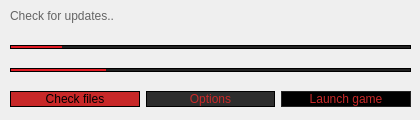
<?xml version="1.0" encoding="UTF-8"?>
<ui version="4.0">
 <class>Updater</class>
 <widget class="QMainWindow" name="Updater">
  <property name="windowModality">
   <enum>Qt::WindowModality::WindowModal</enum>
  </property>
  <property name="geometry">
   <rect>
    <x>0</x>
    <y>0</y>
    <width>420</width>
    <height>120</height>
   </rect>
  </property>
  <property name="minimumSize">
   <size>
    <width>420</width>
    <height>120</height>
   </size>
  </property>
  <property name="maximumSize">
   <size>
    <width>420</width>
    <height>120</height>
   </size>
  </property>
  <property name="windowTitle">
   <string>Updater</string>
  </property>
  <widget class="QWidget" name="centralWidget">
   <widget class="QWidget" name="verticalLayoutWidget">
    <property name="geometry">
     <rect>
      <x>10</x>
      <y>-7</y>
      <width>401</width>
      <height>131</height>
     </rect>
    </property>
    <layout class="QVBoxLayout" name="verticalLayout">
     <item>
      <widget class="QLabel" name="statusLabel">
       <property name="minimumSize">
        <size>
         <width>0</width>
         <height>20</height>
        </size>
       </property>
       <property name="maximumSize">
        <size>
         <width>16777215</width>
         <height>20</height>
        </size>
       </property>
       <property name="styleSheet">
        <string notr="true">color: rgb(100, 100, 100);</string>
       </property>
       <property name="text">
        <string>Check for updates..</string>
       </property>
      </widget>
     </item>
     <item>
      <widget class="QProgressBar" name="downloadProgressBar">
       <property name="minimumSize">
        <size>
         <width>0</width>
         <height>4</height>
        </size>
       </property>
       <property name="maximumSize">
        <size>
         <width>16777215</width>
         <height>4</height>
        </size>
       </property>
       <property name="styleSheet">
        <string notr="true">QProgressBar {
	border: 1px solid #000000;
	background-color: #222222;
}

QProgressBar::chunk {
	background-color: rgb(224, 27, 36);
	width: 1px;
}</string>
       </property>
       <property name="value">
        <number>13</number>
       </property>
       <property name="textVisible">
        <bool>false</bool>
       </property>
      </widget>
     </item>
     <item>
      <widget class="QProgressBar" name="overallProgressBar">
       <property name="minimumSize">
        <size>
         <width>0</width>
         <height>4</height>
        </size>
       </property>
       <property name="maximumSize">
        <size>
         <width>16777215</width>
         <height>4</height>
        </size>
       </property>
       <property name="styleSheet">
        <string notr="true">QProgressBar {
	border: 1px solid #000000;
	background-color: #222222;
}

QProgressBar::chunk {
	background-color: rgb(224, 27, 36);
	width: 1px;
}</string>
       </property>
       <property name="value">
        <number>24</number>
       </property>
       <property name="textVisible">
        <bool>false</bool>
       </property>
      </widget>
     </item>
     <item>
      <layout class="QHBoxLayout" name="horizontalLayout">
       <item>
        <widget class="QPushButton" name="checkButton">
         <property name="styleSheet">
          <string notr="true">QPushButton {
	background-color: #C82828;
	border-radius: 0;
	border: 1px solid #000;
	color: rgb(0, 0, 0);
}

QPushButton:hover {
	background-color: #D82828;
}</string>
         </property>
         <property name="text">
          <string>Check files</string>
         </property>
         <property name="default">
          <bool>true</bool>
         </property>
         <property name="flat">
          <bool>false</bool>
         </property>
        </widget>
       </item>
       <item>
        <widget class="QPushButton" name="optionButton">
         <property name="styleSheet">
          <string notr="true">QPushButton {
	background-color: #2d2d2d;
	border-radius: 0;
	border: 1px solid #000;
	color: #C82828;
}

QPushButton:hover {
	background-color: #3d3d3d;
}</string>
         </property>
         <property name="text">
          <string>Options</string>
         </property>
        </widget>
       </item>
       <item>
        <widget class="QPushButton" name="launchButton">
         <property name="styleSheet">
          <string notr="true">QPushButton {
	border-radius: 0;
	background-color: #000000;
	color: #C82828;
	border: 1px solid #242424;
}

QPushButton:hover {
	background-color: #1f1f1f;
}
</string>
         </property>
         <property name="text">
          <string>Launch game</string>
         </property>
        </widget>
       </item>
      </layout>
     </item>
    </layout>
   </widget>
  </widget>
 </widget>
 <resources/>
 <connections/>
</ui>
